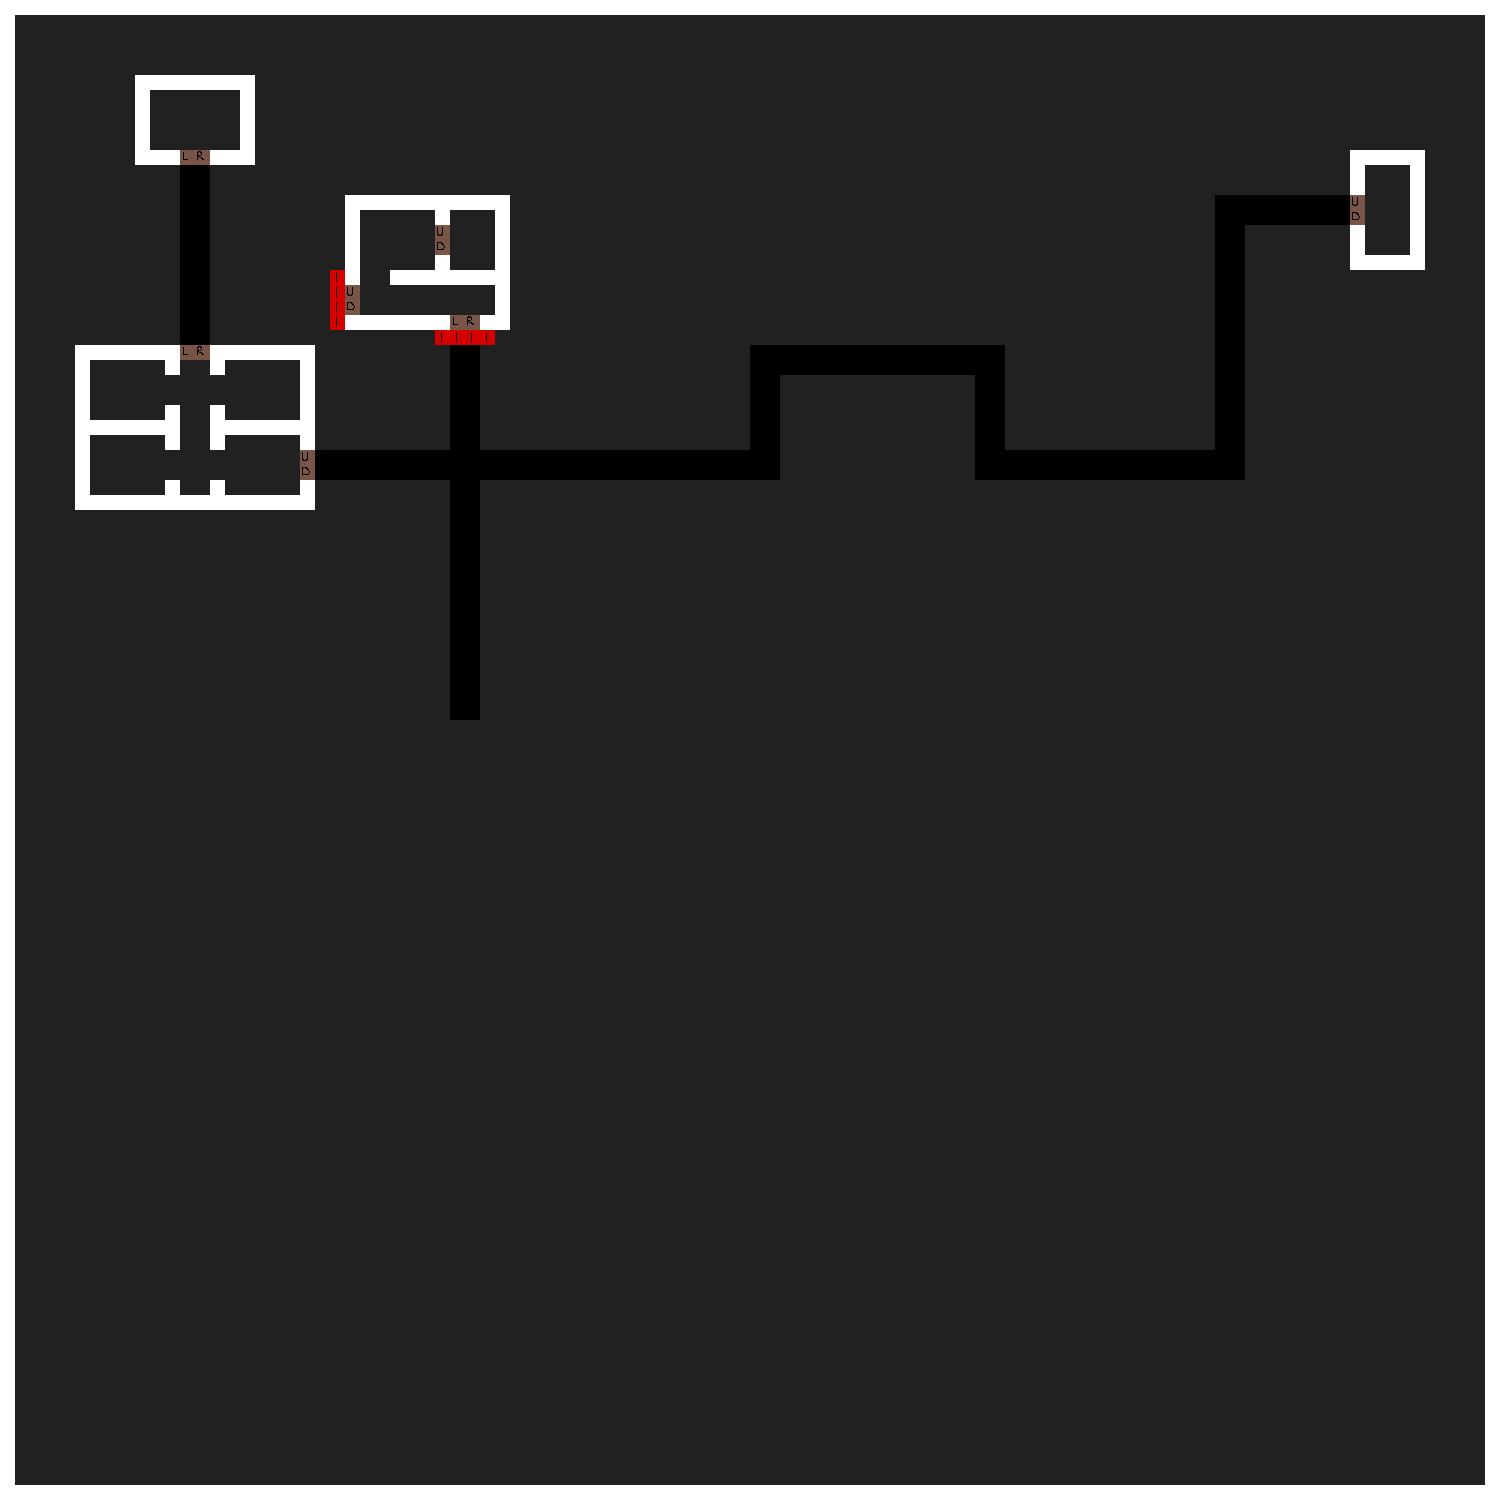

Rendered tile map (Tiled .tmx) drawn with the repository's tilesets; below, a short description and the map source with its tile grids summarised:
An orthogonal 100x100 tile map with 15x15 px tiles, 3 tile layers (ground, road, collisions), 2 hidden layers not drawn, 6 tilesets.

<map version="1.8" tiledversion="1.8.5" orientation="orthogonal" renderorder="right-down" width="100" height="100" tilewidth="15" tileheight="15" infinite="0" nextlayerid="7" nextobjectid="1">
 <editorsettings>
  <export target="data/collisions.json" format="json" />
 </editorsettings>
 <tileset firstgid="1" source="tilesets/whiteWall.tsx" />
 <tileset firstgid="2" source="tilesets/collision.tsx" />
 <tileset firstgid="3" source="tilesets/road.tsx" />
 <tileset firstgid="4" source="tilesets/door.tsx" />
 <tileset firstgid="5" source="tilesets/doors.tsx" />
 <tileset firstgid="25" source="tilesets/locks.tsx" />
 <layer id="2" name="ground" width="100" height="100" opacity="0.13">
  <data>[10000 cells, 10000 non-empty, 1 distinct tile ids]</data>
 </layer>
 <layer id="4" name="road" width="100" height="100">
  <data>[10000 cells, 272 non-empty, 1 distinct tile ids]</data>
 </layer>
 <layer id="5" name="door" width="100" height="100" visible="0" opacity="0.42">
  <data>[10000 cells, 10 non-empty, 1 distinct tile ids]</data>
 </layer>
 <layer id="1" name="walls" width="100" height="100" visible="0">
  <data>[10000 cells, 525 non-empty, 1 distinct tile ids]</data>
 </layer>
 <layer id="6" name="collisions" width="100" height="100">
  <data>[10000 cells, 567 non-empty, 6 distinct tile ids]</data>
 </layer>
</map>
